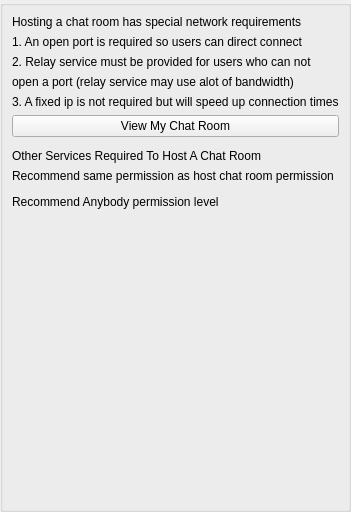
<?xml version="1.0" encoding="UTF-8"?>
<ui version="4.0">
 <class>AppletSettingsHostChatRoomUi</class>
 <widget class="QWidget" name="AppletSettingsHostChatRoomUi">
  <property name="geometry">
   <rect>
    <x>0</x>
    <y>0</y>
    <width>292</width>
    <height>512</height>
   </rect>
  </property>
  <property name="sizePolicy">
   <sizepolicy hsizetype="Expanding" vsizetype="Expanding">
    <horstretch>0</horstretch>
    <verstretch>0</verstretch>
   </sizepolicy>
  </property>
  <property name="windowTitle">
   <string>Host A Chat Room</string>
  </property>
  <layout class="QVBoxLayout" name="verticalLayout">
   <property name="spacing">
    <number>0</number>
   </property>
   <property name="leftMargin">
    <number>0</number>
   </property>
   <property name="topMargin">
    <number>0</number>
   </property>
   <property name="rightMargin">
    <number>0</number>
   </property>
   <property name="bottomMargin">
    <number>0</number>
   </property>
   <item>
    <widget class="QGroupBox" name="ItemsGroupBox">
     <property name="minimumSize">
      <size>
       <width>0</width>
       <height>0</height>
      </size>
     </property>
     <property name="title">
      <string/>
     </property>
     <layout class="QVBoxLayout" name="verticalLayout_2">
      <item>
       <widget class="QLabel" name="m_Special1Label">
        <property name="text">
         <string>Hosting a chat room has special network requirements</string>
        </property>
        <property name="wordWrap">
         <bool>true</bool>
        </property>
       </widget>
      </item>
      <item>
       <widget class="QLabel" name="m_NetHostLabel">
        <property name="text">
         <string>1. An open port is required so users can direct connect</string>
        </property>
       </widget>
      </item>
      <item>
       <widget class="QLabel" name="label_4">
        <property name="text">
         <string>2. Relay service must be provided for users who can not</string>
        </property>
       </widget>
      </item>
      <item>
       <widget class="QLabel" name="label_5">
        <property name="text">
         <string>open a port (relay service may use alot of bandwidth)</string>
        </property>
       </widget>
      </item>
      <item>
       <widget class="QLabel" name="m_GroupHostLabel">
        <property name="text">
         <string>3. A fixed ip is not required but will speed up connection times</string>
        </property>
       </widget>
      </item>
      <item>
       <widget class="QPushButton" name="pushButton">
        <property name="text">
         <string>View My Chat Room</string>
        </property>
       </widget>
      </item>
      <item>
       <widget class="PluginSettingsWidget" name="m_PluginSettingsWidget" native="true"/>
      </item>
      <item>
       <widget class="QLabel" name="label">
        <property name="text">
         <string>Other Services Required To Host A Chat Room</string>
        </property>
       </widget>
      </item>
      <item>
       <widget class="QLabel" name="label_3">
        <property name="text">
         <string>Recommend same permission as host chat room permission</string>
        </property>
       </widget>
      </item>
      <item>
       <widget class="PermissionWidget" name="m_RelayPermissionWidget" native="true">
        <property name="sizePolicy">
         <sizepolicy hsizetype="Expanding" vsizetype="Preferred">
          <horstretch>0</horstretch>
          <verstretch>0</verstretch>
         </sizepolicy>
        </property>
       </widget>
      </item>
      <item>
       <widget class="QLabel" name="label_2">
        <property name="text">
         <string>Recommend Anybody permission level</string>
        </property>
       </widget>
      </item>
      <item>
       <widget class="PermissionWidget" name="m_ConnectTestPermissinWidget" native="true"/>
      </item>
      <item>
       <widget class="FriendListWidget" name="friendListWidget" native="true">
        <property name="sizePolicy">
         <sizepolicy hsizetype="Expanding" vsizetype="Expanding">
          <horstretch>0</horstretch>
          <verstretch>0</verstretch>
         </sizepolicy>
        </property>
       </widget>
      </item>
     </layout>
    </widget>
   </item>
  </layout>
 </widget>
 <customwidgets>
  <customwidget>
   <class>PermissionWidget</class>
   <extends>QWidget</extends>
   <header>PermissionWidget.h</header>
   <container>1</container>
  </customwidget>
  <customwidget>
   <class>FriendListWidget</class>
   <extends>QWidget</extends>
   <header>FriendListWidget.h</header>
   <container>1</container>
  </customwidget>
  <customwidget>
   <class>PluginSettingsWidget</class>
   <extends>QWidget</extends>
   <header>PluginSettingsWidget.h</header>
   <container>1</container>
  </customwidget>
 </customwidgets>
 <resources>
  <include location="../gotvcommon.qrc"/>
 </resources>
 <connections/>
</ui>
